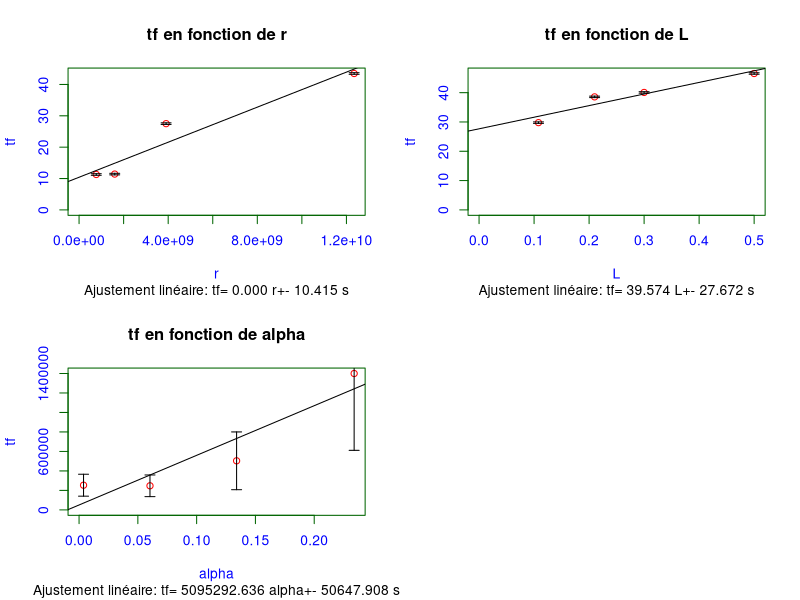
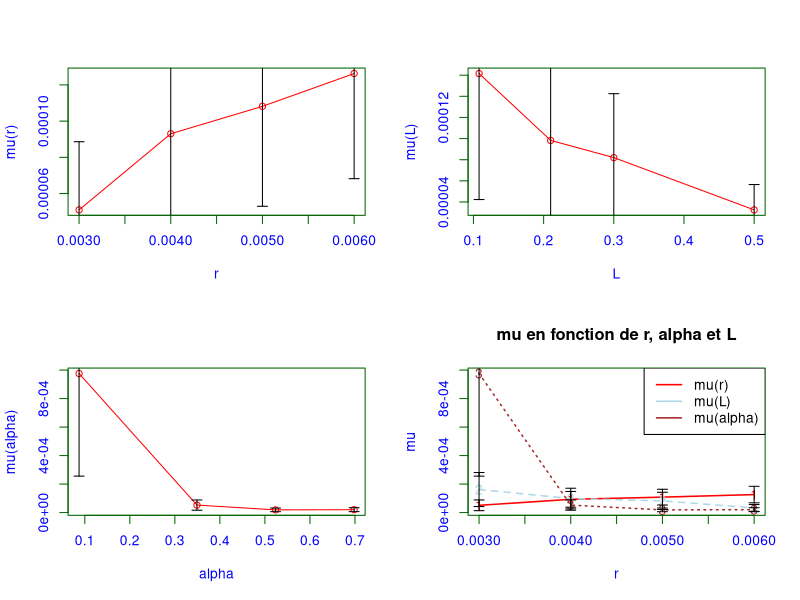

These figures' R source, in order:
#Demi-angle de l'entonnoir
alpha=c(40,30,20,5)*(pi/180)
incalpha=pi/360
r=c(6,8,10,12)*((1e-3)/2) #en m
incr=2e-3 #en m
L=c(21,50,10.8,30)*1e-2 #en m
incL=incr #en m

#Mesures du temps
r=sort(r) #Variation de r
Z01=c(95-8,95-6,95-9,105-6)*1e-3 #en m
L=sort(L) #Variation de L
Z02=c(95-12,95-6,95-6,95-7)*1e-3 #en m
alpha=sort(alpha) #Variation de alpha
Z03=c(95-5,95-6,75-7,87-16)*1e-3 #en m
incZ0=1e-2 #en m
tf1=c(43.49,27.5,11.42,11.29)
inctf1=250e-3 #en s
tf2=c(29.77,38.56,40.07,46.53)
inctf2=inctf1
tf3=c(16.62,15.51,10.77,35.57)
inctf3=inctf1
data2=data.frame(tf2,L)

par(mfrow=c(2,2))
#Ajustements linéaires
r2=1/(r^4)
data1=data.frame(tf1,r2)
lmtf1=lm(tf1~r2,data=data1)
summary(lmtf1)
a1=lmtf1[["coefficients"]][["r2"]]
b1=lmtf1[["coefficients"]][["(Intercept)"]]
plot(1/(r^4),tf1,type="p",
     xlab="r",ylab="tf",main="tf en fonction de r",
     col="red",
     fg="darkgreen",
     col.axis="blue",
     col.lab="blue",
     xlim=c(0,max(1/(r^4))),
     ylim=c(0,max(tf1)),
     sub=paste("Ajustement linéaire: tf=",sprintf("%.3f",a1),"r+-",sprintf("%.3f",b1),"s"))
abline(lmtf1)
arrows(r2, tf1-inctf1, r2, tf1+inctf1,
       angle=90, code=3, length=0.05)

lmtf2=lm(tf2~L,data=data2)
summary(lmtf2)
a2=lmtf2[["coefficients"]][["L"]]
b2=lmtf2[["coefficients"]][["(Intercept)"]]
plot(L,tf2,type="p",
     xlab="L",ylab="tf",main="tf en fonction de L",
     col="red",
     fg="darkgreen",
     col.axis="blue",
     col.lab="blue",
     xlim=c(0,max(L)),
     ylim=c(0,max(tf2)),
     sub=paste("Ajustement linéaire: tf=",sprintf("%.3f",a2),"L+-",sprintf("%.3f",b2),"s"))
abline(lmtf2)
arrows(L, tf2-inctf2, L, tf2+inctf2,
       angle=90, code=3, length=0.05)

tf32=tf3/(Z03^4)
inctf32=tf32*sqrt((inctf3/tf3)^2+16*(incZ0/Z03)^2)
alpha2=1-cos(alpha)
data3=data.frame(tf32,alpha2)

lmtf3=lm(tf32~alpha2,data=data3)
summary(lmtf3)
a3=lmtf3[["coefficients"]][["alpha2"]]
b3=lmtf3[["coefficients"]][["(Intercept)"]]
plot(alpha2,tf32,type="p",
     xlab="alpha",ylab="tf",main="tf en fonction de alpha",
     col="red",
     fg="darkgreen",
     col.axis="blue",
     col.lab="blue",
     xlim=c(0,max(1-cos(alpha))),
     ylim=c(0,max(tf3/(Z03^4))),
     sub=paste("Ajustement linéaire: tf=",sprintf("%.3f",a3),"alpha+-",sprintf("%.3f",b3),"s"))
abline(lmtf3)
arrows(alpha2, tf32-inctf32, alpha2, tf32+inctf32,
       angle=90, code=3, length=0.05)

#Viscosité
gamma=25e-3 #en N.m^-1
mu1=(tf1*gamma*r^4)/(L[4]*Z01^4*(1-cos(alpha[2])))
incmu1=mu1*sqrt((incr/r)^2+(incL/L[1])^2+(incalpha/alpha[1]))
mu2=(tf2*gamma*r[1]^4)/(L*Z01^4*(1-cos(alpha[2])))
incmu2=mu2*sqrt((incr/r[1])^2+(incL/L)^2+(incalpha/alpha[1]))
mu3=(tf3*gamma*r[2]^4)/(L[4]*Z01^4*(1-cos(alpha)))
incmu3=mu3*sqrt((incr/r[1])^2+(incL/L[1])^2+(incalpha/alpha))

par(mfrow=c(2,2))
plot(r,mu1,type="o",
     xlab="r",ylab="mu(r)",
     col="red",
     fg="darkgreen",
     col.axis="blue",
     col.lab="blue")
arrows(r, mu1-incmu1, r, mu1+incmu1,
       angle=90, code=3, length=0.05)
plot(L,mu2,type="o",
     xlab="L",ylab="mu(L)",
     col="red",
     fg="darkgreen",
     col.axis="blue",
     col.lab="blue")
arrows(L, mu2-incmu2, L, mu2+incmu2,
       angle=90, code=3, length=0.05)
plot(alpha,mu3,type="o",
     xlab="alpha",ylab="mu(alpha)",
     col="red",
     fg="darkgreen",
     col.axis="blue",
     col.lab="blue")
arrows(alpha, mu3-incmu3, alpha, mu3+incmu3,
       angle=90, code=3, length=0.05)


matplot(r,cbind(mu1,mu2,mu3),type="o", lwd=1.5,
     xlab="r",ylab="mu",main="mu en fonction de r, alpha et L",
     col=c("red","lightblue","brown"),
     fg="darkgreen",
     col.axis="blue",
     col.lab="blue")
legend("topright", legend=c("mu(r)","mu(L)","mu(alpha)"),
       col=c("red","lightblue","brown"),lty=1, lwd=1.5)
arrows(r, mu1-incmu1, r, mu1+incmu1,
       angle=90, code=3, length=0.05)
arrows(r, mu2-incmu2, r, mu2+incmu2,
       angle=90, code=3, length=0.05)
arrows(r, mu3-incmu3, r, mu3+incmu3,
       angle=90, code=3, length=0.05)

